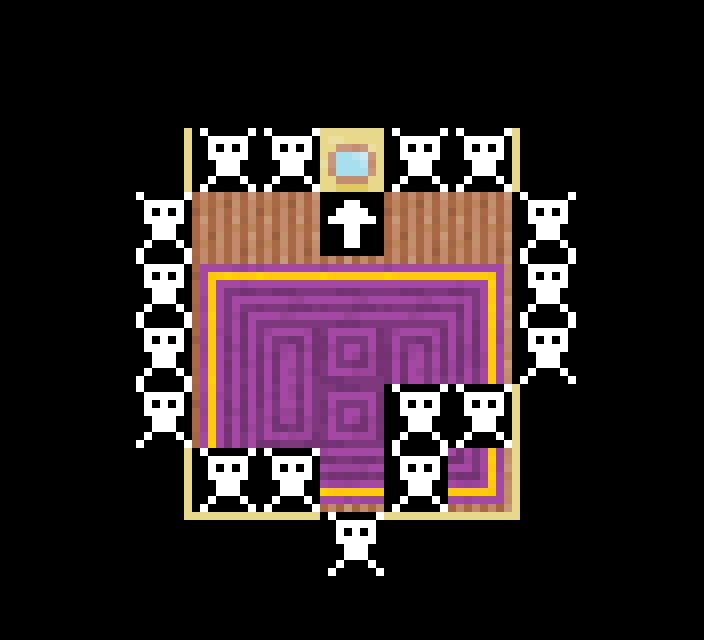

This game map was drawn from its Tiled (.tmx) file and the tilesets committed beside it. A one-line description and the trimmed map source follow:
An orthogonal 11x10 tile map with 64x64 px tiles, 4 tile layers (Tile Layer 1, obj, collides, top).

<map version="1.0" orientation="orthogonal" width="11" height="10" tilewidth="64" tileheight="64">
 <tileset firstgid="1" name="desert-inside" tilewidth="64" tileheight="64" spacing="2" margin="1">
  <image source="../gfx/desert-inside.png" width="528" height="528" />
  <tile id="60">
   <properties>
    <property name="down" value="" />
   </properties>
  </tile>
  <tile id="61">
   <properties>
    <property name="up" value="" />
   </properties>
  </tile>
  <tile id="63">
   <properties>
    <property name="collision" value="" />
   </properties>
  </tile>
 </tileset>
 <layer name="Tile Layer 1" width="11" height="10">
  <data>[110 cells, 110 non-empty, 20 distinct tile ids]</data>
 </layer>
 <layer name="obj" width="11" height="10">
  <data>[110 cells, 6 non-empty, 5 distinct tile ids]</data>
 </layer>
 <layer name="collides" width="11" height="10">
  <data>[110 cells, 18 non-empty, 2 distinct tile ids]</data>
 </layer>
 <layer name="top" width="11" height="10">
  <data>[110 cells, 0 non-empty, 0 distinct tile ids]</data>
 </layer>
</map>
